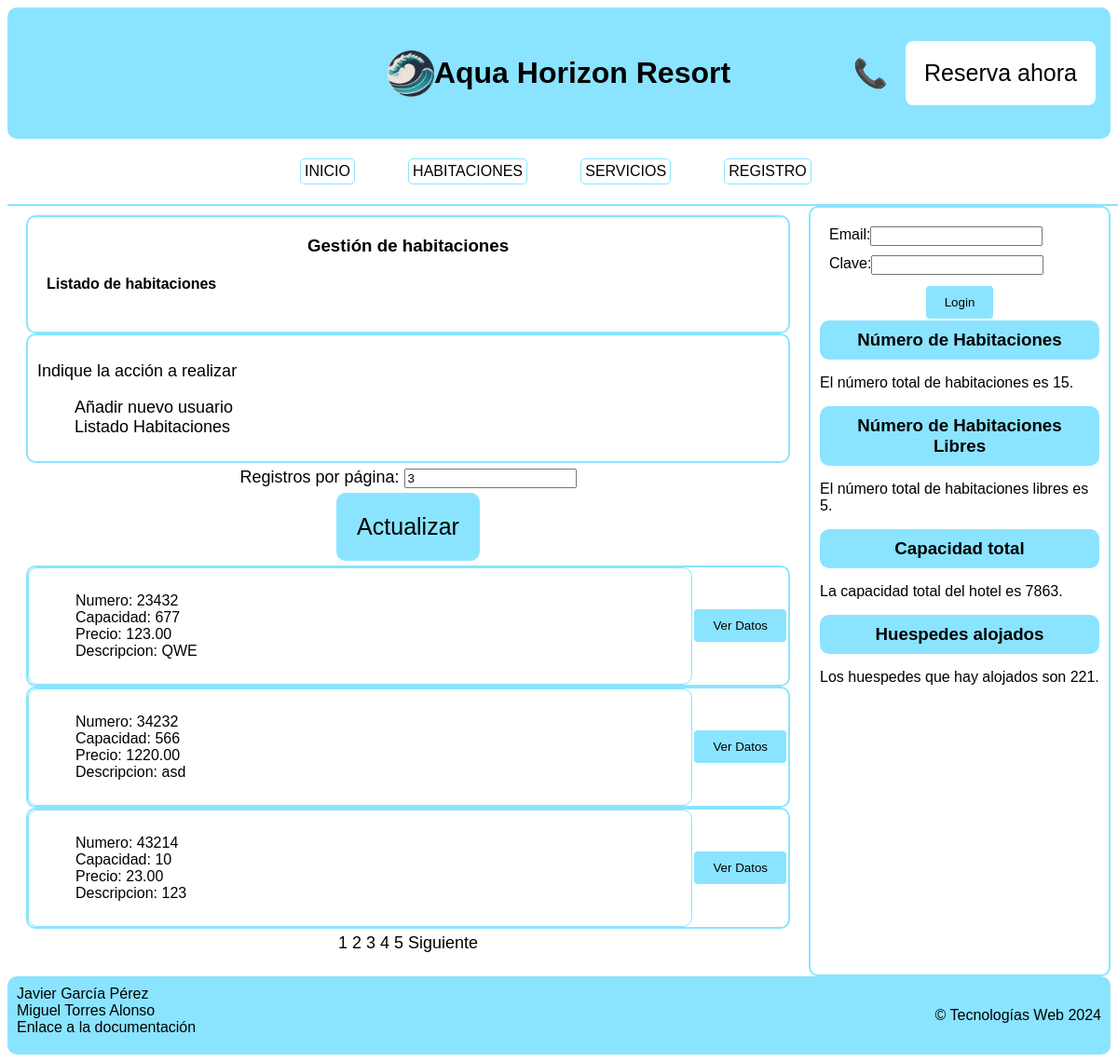
Screenshot of /listado_hab.php with the database file from the repository.
### tables this page shows
CREATE TABLE `habitacion` (
  `numero` varchar(50) NOT NULL,
  `capacidad` int DEFAULT NULL,
  `precio` decimal(10,2) DEFAULT NULL,
  `descripcion` text,
  `foto` varchar(255) DEFAULT NULL,
  `estado` varchar(50) DEFAULT 'operativa'
);

### listado_hab.php (the view, shortened to what this page needs)
<!DOCTYPE html>
<html>
<?php
include ("partials/head-html.php");
?>
<body>
    <?php include ("partials/db_connection.php"); ?>
    <?php include ("partials/header-nav.php"); ?>
    <div class="contenedor">
        <main>
            <div class='listado'>
                <h3>Gestión de habitaciones</h3>
                <h4>Listado de habitaciones</h4>
            </div>
            <div class='accion-a-realizar'>
                <p>Indique la acción a realizar</p>
                <ul>
                    <li><a href="registro.php">Añadir nuevo usuario</a></li>
                    <li><a href="listado_hab.php">Listado Habitaciones</a></li>
                </ul>
            </div>
            <?php
            $registros_pag = isset($_SESSION['registros_pag']) ? $_SESSION['registros_pag'] : 3;
            $total_registros_query = mysqli_query($db, 'SELECT COUNT(*) as total FROM habitacion');
            $total_registros = mysqli_fetch_assoc($total_registros_query)['total'];
            $total_paginas = ceil($total_registros / $registros_pag);
            $pagina_actual = isset($_GET['pagina']) ? $_GET['pagina'] : 1;
            $indice_inicial = ($pagina_actual - 1) * $registros_pag;
            ?>
            <form method="POST" action="" class="registros_pag">
                <label class="">Registros por página:</label>
                <input class="" type="number" id="registros_pag" name="registros_pag"
                    value="<?php echo $registros_pag; ?>">
                <input id="enviar" type="submit" value="Actualizar">
            </form>
            <?php
            $resultado = mysqli_query($db, "SELECT * FROM habitacion LIMIT $indice_inicial, $registros_pag");
            if ($resultado && mysqli_num_rows($resultado) > 0) {
                while ($fila = mysqli_fetch_assoc($resultado)) { ?>
                    <div class="datos-total">
                        <div class="datos-cada-usuario">
                            <?php
                            echo '<ul>';
                            echo '<li>Numero: ' . $fila['numero'] . '</li>';
                            echo '<li>Capacidad: ' . $fila['capacidad'] . '</li>';
                            echo '<li>Precio: ' . $fila['precio'] . '</li>';
                            echo '<li>Descripcion: ' . $fila['descripcion'] . '</li>';
                            echo '</ul>'; ?>
                        </div>
                        <div class="editar-usuario">
                            <form method="GET" action="datos-hab.php">
                                <input type="submit" value="Ver Datos">
                            </form>
                        </div>
                    </div>
                <?php }
            } else {
                echo 'No hay registros para mostrar.';
            }
            ?>
            <div class="paginacion">
                <?php if ($total_paginas > 1): ?>
                    <?php for ($i = 1; $i <= $total_paginas; $i++): ?>
                        <a href="?pagina=<?php echo $i; ?>" <?php echo ($pagina_actual == $i) ? 'class="active"' : ''; ?>><?php echo $i; ?></a>
                    <?php endfor; ?>
                    <?php if ($pagina_actual < $total_paginas): ?>
                        <a href="?pagina=<?php echo ($pagina_actual + 1); ?>">Siguiente</a>
                    <?php endif; ?>
                <?php endif; ?>
            </div>
        </main>
        <?php
        include ("partials/side-menu.php");
        ?>
    <?php include ("partials/footer.php"); ?>
</body>
</html>

### vista/estiloProyecto.css (style rules this page uses)
#enviar { background-color: rgb(138, 228, 255); color: black; padding: 20px; font-size: 25px; border: 2px solid rgb(138, 228, 255); border-radius: 10px; cursor: pointer; transition: background-color 0.3s ease; }
main { flex-grow: 1; padding: 20px; }
h3 { margin: 0; padding: 0; text-align: center; }
.contenedor { display: flex; min-height: 50vh; }
body { height: 100%; background-color: white; color: black; font-family: Arial, sans-serif; }
input[type='submit'] { background-color: rgb(138, 228, 255); color: black; padding: 10px 20px; border: none; border-radius: 4px; margin: 2px; cursor: pointer; transition: background-color 0.3s ease; }
.listado { background-color: white; padding: 20px; margin-top: -10px; border: 2px solid rgb(138, 228, 255); border-radius: 10px; }
a { color: black; text-decoration: none; }
.accion-a-realizar { background-color: white; padding: 10px; border: 2px solid rgb(138, 228, 255); border-radius: 10px; }
.accion-a-realizar p { font-size: large; }
.accion-a-realizar ul li { list-style-type: none; font-size: large; cursor: pointer; transition: background-color 0.3s ease; }
.datos-cada-usuario, .datos-cada-incidencia { background-color: white; padding: 10px; flex: 1; border: 1px solid rgb(138, 228, 255); border-radius: 10px; }
.datos-cada-usuario li { list-style-type: none; cursor: pointer; transition: background-color 0.3s ease; }
.datos-total { background-color: white; border: 2px solid rgb(138, 228, 255); display: flex; align-items: center; border-radius: 10px; }
.paginacion, .registros_pag, form.registros_pag input[type='submit'] { display: block; margin: 5px auto; font-size: large; text-align: center; cursor: pointer; transition: background-color 0.3s ease; }

### rows the page displays
habitacion: numero "23432", capacidad "677", precio "123.00", descripcion "QWE"
habitacion: numero "34232", capacidad "566", precio "1220.00", descripcion "asd"
habitacion: numero "43214", capacidad "10", precio "23.00", descripcion "123"

### other values shown
$total_habitaciones "15"
$total_habitaciones_libres "5"
$capacidad_huespedes "7863"
$capacidad_total "221"
